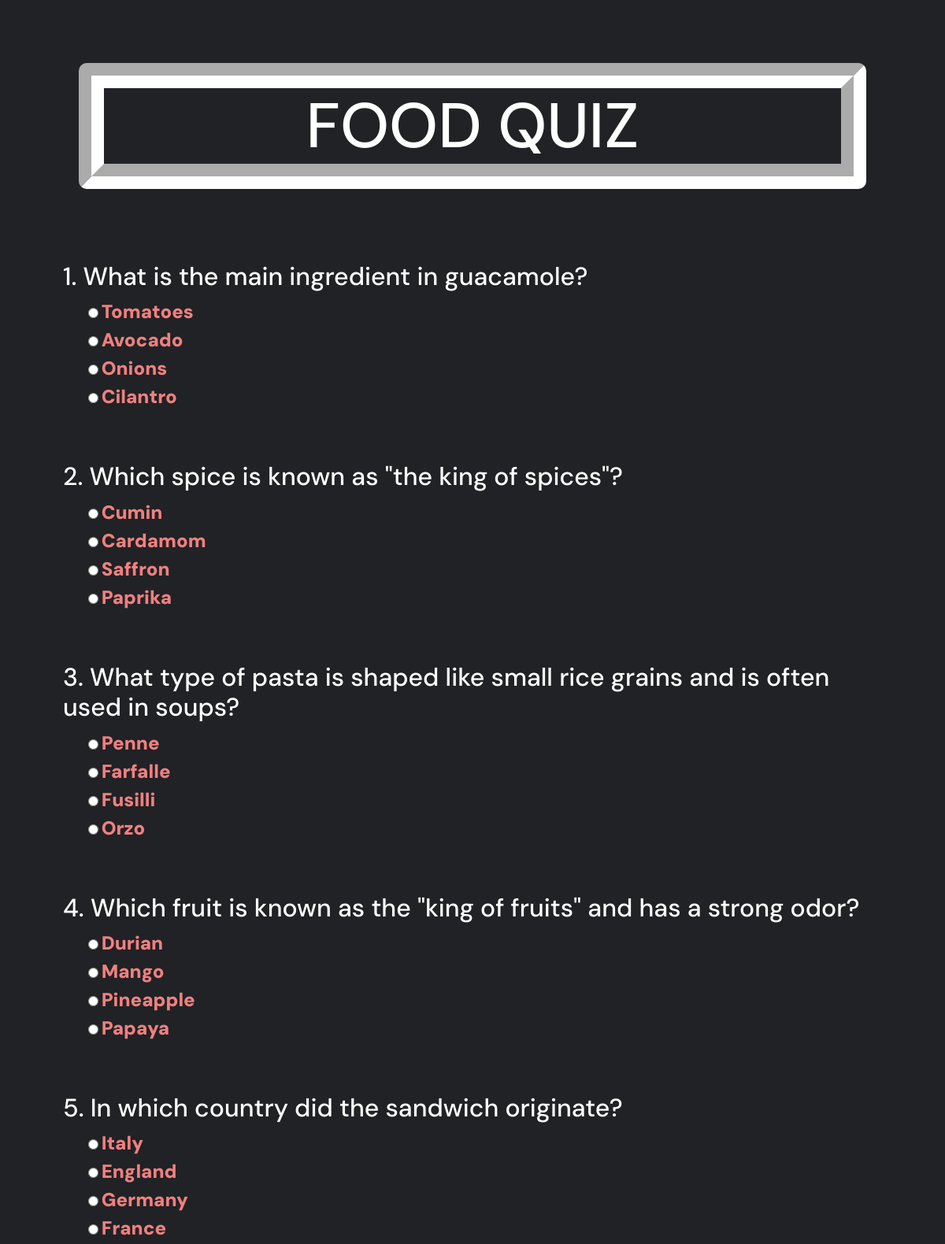
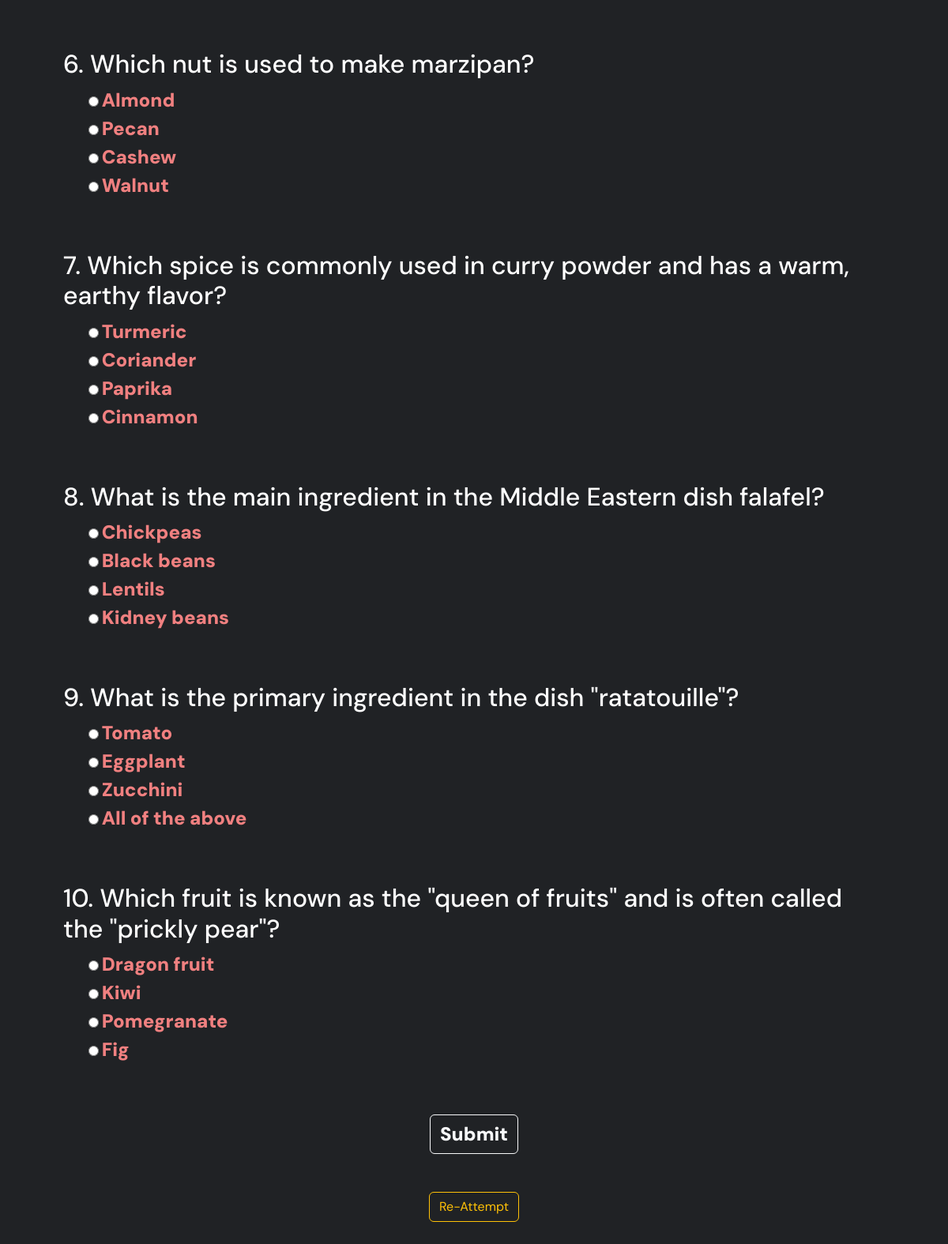
/quizPage/19, run on the app's committed database (2 pictures, top to bottom).
### quizApp/models.py (models this page shows)
class Quiz(models.Model):
    topic = models.CharField(max_length=70)
    question1 = models.CharField(max_length=250)
    option_1_q1 = models.CharField(max_length=150)
    option_2_q1 = models.CharField(max_length=150)
    option_3_q1 = models.CharField(max_length=150)
    option_4_q1 = models.CharField(max_length=150)
    answer_for_q1 = models.CharField(max_length=150)
    question2 = models.CharField(max_length=250)
    option_1_q2 = models.CharField(max_length=150)
    option_2_q2 = models.CharField(max_length=150)
    option_3_q2 = models.CharField(max_length=150)
    option_4_q2 = models.CharField(max_length=150)
    answer_for_q2 = models.CharField(max_length=150)
    question3 = models.CharField(max_length=250)
    option_1_q3 = models.CharField(max_length=150)
    option_2_q3 = models.CharField(max_length=150)
    option_3_q3 = models.CharField(max_length=150)
    option_4_q3 = models.CharField(max_length=150)
    answer_for_q3 = models.CharField(max_length=150)
    question4 = models.CharField(max_length=250)
    option_1_q4 = models.CharField(max_length=150)
    option_2_q4 = models.CharField(max_length=150)
    option_3_q4 = models.CharField(max_length=150)
    option_4_q4 = models.CharField(max_length=150)
    answer_for_q4 = models.CharField(max_length=150)
    question5 = models.CharField(max_length=250)
    option_1_q5 = models.CharField(max_length=150)
    option_2_q5 = models.CharField(max_length=150)
    option_3_q5 = models.CharField(max_length=150)
    option_4_q5 = models.CharField(max_length=150)
    answer_for_q5 = models.CharField(max_length=150)
    question6 = models.CharField(max_length=250)
    option_1_q6 = models.CharField(max_length=150)
    option_2_q6 = models.CharField(max_length=150)
    option_3_q6 = models.CharField(max_length=150)
    option_4_q6 = models.CharField(max_length=150)
    answer_for_q6 = models.CharField(max_length=150)
    question7 = models.CharField(max_length=250)
    option_1_q7 = models.CharField(max_length=150)
    option_2_q7 = models.CharField(max_length=150)
    option_3_q7 = models.CharField(max_length=150)
    option_4_q7 = models.CharField(max_length=150)
    answer_for_q7 = models.CharField(max_length=150)
    question8 = models.CharField(max_length=250)
    option_1_q8 = models.CharField(max_length=150)
    option_2_q8 = models.CharField(max_length=150)
    option_3_q8 = models.CharField(max_length=150)
    option_4_q8 = models.CharField(max_length=150)
    answer_for_q8 = models.CharField(max_length=150)
    question9 = models.CharField(max_length=250)
    option_1_q9 = models.CharField(max_length=150)
    option_2_q9 = models.CharField(max_length=150)
    option_3_q9 = models.CharField(max_length=150)
    option_4_q9 = models.CharField(max_length=150)
    answer_for_q9 = models.CharField(max_length=150)
    question10 = models.CharField(max_length=250)
    option_1_q10 = models.CharField(max_length=150)
    option_2_q10 = models.CharField(max_length=150)
    option_3_q10 = models.CharField(max_length=150)
    option_4_q10 = models.CharField(max_length=150)
    answer_for_q10 = models.CharField(max_length=150)

### quizApp/views.py (the view)
# urls.py: path('quizPage/<int:pk>', views.QuizPlayView.as_view()),
class QuizPlayView(DetailView):
    model = Quiz
    template_name = 'quizApp/quizFile.html'

### templates/quizApp/quizFile.html (shortened to what this page needs)
<!DOCTYPE html>
{% load static %}
<html>
   <head>
      <link href="https://cdn.jsdelivr.net/npm/bootstrap@5.3.2/dist/css/bootstrap.min.css" rel="stylesheet">
      <link rel="stylesheet" href={% static "css/quizPage_style.css" %}></link>
   </head>
   <body>
      <h1 id="quizHeading">{{quiz.topic}} QUIZ</h1>
      <br><br><br>
      <form action="/scores/" method="POST">
         <div id="q1">
            <h2>1. {{quiz.question1}}</h2>
            <ul class="containsButtons">
               <li>
                  <input type="radio" id="q1o1" name="ques1" value="{{quiz.option_1_q1}}" onchange="handleRadioChange('ques1',this)">
                  <label for=q1o1>{{quiz.option_1_q1}}</label>
               </li>
               <li>
                  <input type="radio" id="q1o2" name="ques1" value="{{quiz.option_2_q1}}" onchange="handleRadioChange('ques1',this)">
                  <label for=q1o1>{{quiz.option_2_q1}}</label>
               </li>
               <li>
                  <input type="radio" id="q1o3" name="ques1" value="{{quiz.option_3_q1}}" onchange="handleRadioChange('ques1',this)">
                  <label for=q1o1>{{quiz.option_3_q1}}</label>
               </li>
               <li>
                  <input type="radio" id="q1o4" name="ques1" value="{{quiz.option_4_q1}}" onchange="handleRadioChange('ques1',this)">
                  <label for=q1o1>{{quiz.option_4_q1}}</label>
               </li>
            </ul>
         </div>
         <br><br>
         <div id="q2">
            <h2>2. {{quiz.question2}}</h2>
            <ul class="containsButtons">
               <li>
                  <input type="radio" id="q2o1" name="ques2" value="{{quiz.option_1_q2}}" onchange="handleRadioChange('ques2',this)">
                  <label for=q2o1>{{quiz.option_1_q2}}</label>
               </li>
               <li>
                  <input type="radio" id="q2o2" name="ques2" value="{{quiz.option_2_q2}}" onchange="handleRadioChange('ques2',this)">
                  <label for=q2o2>{{quiz.option_2_q2}}</label>
               </li>
               <li>
                  <input type="radio" id="q2o3" name="ques2" value="{{quiz.option_3_q2}}" onchange="handleRadioChange('ques2',this)">
                  <label for=q2o3>{{quiz.option_3_q2}}</label>
               </li>
               <li>
                  <input type="radio" id="q2o4" name="ques2" value="{{quiz.option_4_q2}}" onchange="handleRadioChange('ques2',this)">
                  <label for=q2o4>{{quiz.option_4_q2}}</label>
               </li>
            </ul>
         </div>
         <br><br>
         <div id="q3">
            <h2>3. {{quiz.question3}}</h2>
            <ul class="containsButtons">
               <li>
                  <input type="radio" id="q3o1" name="ques3" value="{{quiz.option_1_q3}}" onchange="handleRadioChange('ques3',this)">
                  <label for=q3o1>{{quiz.option_1_q3}}</label>
               </li>
               <li>
                  <input type="radio" id="q3o2" name="ques3" value="{{quiz.option_2_q3}}" onchange="handleRadioChange('ques3',this)">
                  <label for=q3o2>{{quiz.option_2_q3}}</label>
               </li>
               <li>
                  <input type="radio" id="q3o3" name="ques3" value="{{quiz.option_3_q3}}" onchange="handleRadioChange('ques3',this)">
                  <label for=q3o3>{{quiz.option_3_q3}}</label>
               </li>
               <li>
                  <input type="radio" id="q3o4" name="ques3" value="{{quiz.option_4_q3}}" onchange="handleRadioChange('ques3',this)">
                  <label for=q3o4>{{quiz.option_4_q3}}</label>
               </li>
            </ul>
         </div>
         <br><br>
         <div id="q4">
            <h2>4. {{quiz.question4}}</h2>
            <ul class="containsButtons">
               <li>
                  <input type="radio" id="q4o1" name="ques4" value="{{quiz.option_1_q4}}" onchange="handleRadioChange('ques4',this)">
                  <label for=q4o1>{{quiz.option_1_q4}}</label>
               </li>
               <li>
                  <input type="radio" id="q4o2" name="ques4" value="{{quiz.option_2_q4}}" onchange="handleRadioChange('ques4',this)">
                  <label for=q4o2>{{quiz.option_2_q4}}</label>
               </li>
               <li>
                  <input type="radio" id="q4o3" name="ques4" value="{{quiz.option_3_q4}}" onchange="handleRadioChange('ques4',this)">
                  <label for=q4o3>{{quiz.option_3_q4}}</label>
               </li>
               <li>
                  <input type="radio" id="q4o4" name="ques4" value="{{quiz.option_4_q4}}" onchange="handleRadioChange('ques4',this)">
                  <label for=q4o4>{{quiz.option_4_q4}}</label>
               </li>
            </ul>
         </div>
         <br><br>
         <div id="q5">
            <h2>5. {{quiz.question5}}</h2>
            <ul class="containsButtons">
               <li>
                  <input type="radio" id="q5o1" name="ques5" value="{{quiz.option_1_q5}}" onchange="handleRadioChange('ques5',this)">
                  <label for=q5o1>{{quiz.option_1_q5}}</label>
               </li>
               <li>
                  <input type="radio" id="q5o2" name="ques5" value="{{quiz.option_2_q5}}" onchange="handleRadioChange('ques5',this)">
                  <label for=q5o2>{{quiz.option_2_q5}}</label>
               </li>
               <li>
                  <input type="radio" id="q5o3" name="ques5" value="{{quiz.option_3_q5}}" onchange="handleRadioChange('ques5',this)">
                  <label for=q5o3>{{quiz.option_3_q5}}</label>
               </li>
               <li>
                  <input type="radio" id="q5o4" name="ques5" value="{{quiz.option_4_q5}}" onchange="handleRadioChange('ques5',this)">
                  <label for=q5o4>{{quiz.option_4_q5}}</label>
               </li>
            </ul>
         </div>
         <br><br>
         <div id="q6">
            <h2>6. {{quiz.question6}}</h2>
            <ul class="containsButtons">
               <li>
                  <input type="radio" id="q6o1" name="ques6" value="{{quiz.option_1_q6}}" onchange="handleRadioChange('ques6',this)">
                  <label for=q6o1>{{quiz.option_1_q6}}</label>
               </li>
               <li>
                  <input type="radio" id="q6o2" name="ques6" value="{{quiz.option_2_q6}}" onchange="handleRadioChange('ques6',this)">
                  <label for=q6o2>{{quiz.option_2_q6}}</label>
               </li>
               <li>
                  <input type="radio" id="q6o3" name="ques6" value="{{quiz.option_3_q6}}" onchange="handleRadioChange('ques6',this)">
                  <label for=q6o3>{{quiz.option_3_q6}}</label>
               </li>
               <li>
                  <input type="radio" id="q6o4" name="ques6" value="{{quiz.option_4_q6}}" onchange="handleRadioChange('ques6',this)">
                  <label for=q6o4>{{quiz.option_4_q6}}</label>
               </li>
            </ul>
         </div>
         <br><br>
         <div id="q7">
            <h2>7. {{quiz.question7}}</h2>
            <ul class="containsButtons">
               <li>
                  <input type="radio" id="q7o1" name="ques7" value="{{quiz.option_1_q7}}" onchange="handleRadioChange('ques7',this)">
                  <label for=q7o1>{{quiz.option_1_q7}}</label>
               </li>
               <li>
                  <input type="radio" id="q7o2" name="ques7" value="{{quiz.option_2_q7}}" onchange="handleRadioChange('ques7',this)">
                  <label for=q7o2>{{quiz.option_2_q7}}</label>
               </li>
               <li>
                  <input type="radio" id="q7o3" name="ques7" value="{{quiz.option_3_q7}}" onchange="handleRadioChange('ques7',this)">
                  <label for=q7o3>{{quiz.option_3_q7}}</label>
               </li>
               <li>
                  <input type="radio" id="q7o4" name="ques7" value="{{quiz.option_4_q7}}" onchange="handleRadioChange('ques7',this)">
                  <label for=q7o4>{{quiz.option_4_q7}}</label>
               </li>
            </ul>
         </div>
         <br><br>
         <div id="q8">
            <h2>8. {{quiz.question8}}</h2>
            <ul class="containsButtons">
               <li>
                  <input type="radio" id="q8o1" name="ques8" value="{{quiz.option_1_q8}}" onchange="handleRadioChange('ques8',this)">
                  <label for=q8o1>{{quiz.option_1_q8}}</label>
               </li>
               <li>
                  <input type="radio" id="q8o2" name="ques8" value="{{quiz.option_2_q8}}" onchange="handleRadioChange('ques8',this)">
                  <label for=q8o2>{{quiz.option_2_q8}}</label>
               </li>
               <li>
                  <input type="radio" id="q8o3" name="ques8" value="{{quiz.option_3_q8}}" onchange="handleRadioChange('ques8',this)">
                  <label for=q8o3>{{quiz.option_3_q8}}</label>
               </li>
               <li>
                  <input type="radio" id="q8o4" name="ques8" value="{{quiz.option_4_q8}}" onchange="handleRadioChange('ques8',this)">
                  <label for=q8o4>{{quiz.option_4_q8}}</label>
               </li>
            </ul>
         </div>
         <br><br>
         <div id="q9">
            <h2>9. {{quiz.question9}}</h2>
            <ul class="containsButtons">
               <li>
                  <input type="radio" id="q9o1" name="ques9" value="{{quiz.option_1_q9}}" onchange="handleRadioChange('ques9',this)">
                  <label for=q9o1>{{quiz.option_1_q9}}</label>
               </li>
               <li>
                  <input type="radio" id="q9o2" name="ques9" value="{{quiz.option_2_q9}}" onchange="handleRadioChange('ques9',this)">
                  <label for=q9o2>{{quiz.option_2_q9}}</label>
               </li>
               <li>
                  <input type="radio" id="q9o3" name="ques9" value="{{quiz.option_3_q9}}" onchange="handleRadioChange('ques9',this)">
                  <label for=q9o3>{{quiz.option_3_q9}}</label>
               </li>
               <li>
                  <input type="radio" id="q9o4" name="ques9" value="{{quiz.option_4_q9}}" onchange="handleRadioChange('ques9',this)">
                  <label for=q9o4>{{quiz.option_4_q9}}</label>
               </li>
            </ul>
         </div>
         <br><br>
         <div id="q10">
            <h2>10. {{quiz.question10}}</h2>
            <ul class="containsButtons">
               <li>
                  <input type="radio" id="q10o1" name="ques10" value="{{quiz.option_1_q10}}" onchange="handleRadioChange('ques10',this)">
                  <label for=q10o1>{{quiz.option_1_q10}}</label>
               </li>
               <li>
                  <input type="radio" id="q10o2" name="ques10" value="{{quiz.option_2_q10}}" onchange="handleRadioChange('ques10',this)">
                  <label for=q10o2>{{quiz.option_2_q10}}</label>
               </li>
               <li>
                  <input type="radio" id="q10o3" name="ques10" value="{{quiz.option_3_q10}}" onchange="handleRadioChange('ques10',this)">
                  <label for=q10o3>{{quiz.option_3_q10}}</label>
               </li>
               <li>
                  <input type="radio" id="q10o4" name="ques10" value="{{quiz.option_4_q10}}" onchange="handleRadioChange('ques10',this)">
                  <label for=q10o4>{{quiz.option_4_q10}}</label>
               </li>
            </ul>
         </div>
         <br><br>
         <center><input type="submit" name="SUBMIT" class="btn btn-outline-light"></center>
      </form><br><br>
      <div id="btn-div">
         <center><button onclick="refreshPage()" class="btn btn-outline-warning">Re-Attempt</button></center></div>
   </body>
</html>

### static/css/quizPage_style.css (style rules this page uses)
body { padding: 0; margin: 5pc; font-family: DM Sans; background-color: #202225; color: white; }
ul { list-style: none; }
h2 { font-size: 2pc; }
#quizHeading { text-align: center; border: 2pc groove white; border-radius: 10px; margin: 20px; font-size: 5pc; }
.containsButtons { display: flex; flex-direction: column; justify-content: space-evenly; font-weight: 1000; }
label { font-size: 1.5pc; color: lightcoral; }
input[type=submit] { font-size: 1.5pc; font-weight: 1000; }

### data on the page
Quiz: topic "FOOD", question1 "What is the main ingredient in guacamole?", option_1_q1 "Tomatoes", option_2_q1 "Avocado", option_3_q1 "Onions", option_4_q1 "Cilantro", question2 "Which spice is known as \"the king of spices\"?", option_1_q2 "Cumin", option_2_q2 "Cardamom", option_3_q2 "Saffron", option_4_q2 "Paprika", question3 "What type of pasta is shaped like small rice grains and is often used in soups?", option_1_q3 "Penne", option_2_q3 "Farfalle", option_3_q3 "Fusilli", option_4_q3 "Orzo", question4 "Which fruit is known as the \"king of fruits\" and has a strong odor?", option_1_q4 "Durian", option_2_q4 "Mango", option_3_q4 "Pineapple", option_4_q4 "Papaya", question5 "In which country did the sandwich originate?", option_1_q5 "Italy", option_2_q5 "England", option_3_q5 "Germany", option_4_q5 "France", question6 "Which nut is used to make marzipan?", option_1_q6 "Almond", option_2_q6 "Pecan", option_3_q6 "Cashew", option_4_q6 "Walnut", question7 "Which spice is commonly used in curry powder and has a warm, earthy flavor?", option_1_q7 "Turmeric", option_2_q7 "Coriander", option_3_q7 "Paprika", option_4_q7 "Cinnamon", question8 "What is the main ingredient in the Middle Eastern dish falafel?", option_1_q8 "Chickpeas", option_2_q8 "Black beans", option_3_q8 "Lentils", option_4_q8 "Kidney beans", question9 "What is the primary ingredient in the dish \"ratatouille\"?", option_1_q9 "Tomato", option_2_q9 "Eggplant", option_3_q9 "Zucchini", option_4_q9 "All of the above", question10 "Which fruit is known as the \"queen of fruits\" and is often called the \"prickly pear\"?", option_1_q10 "Dragon fruit", option_2_q10 "Kiwi", option_3_q10 "Pomegranate", option_4_q10 "Fig"
